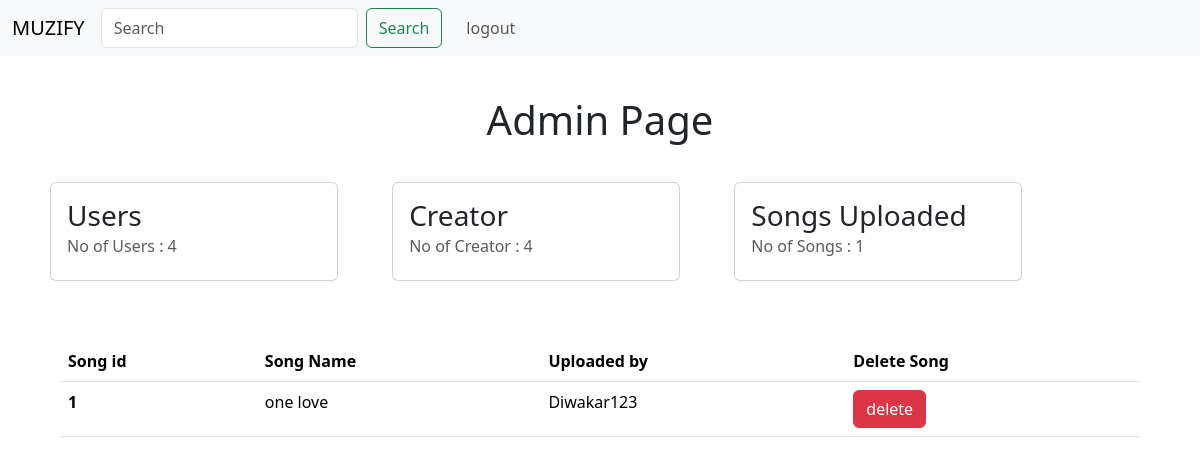
The app's page /admin (signed in) with its own data.
### models.py (models this page shows, shortened)
@dataclass
class Song(db.Model):
    id: int
    name: str
    album: str
    lyrics: str
    created_date: str
    user_id : int
    file: str
    __tablename__ ='song'
    id = db.Column(db.Integer, primary_key=True)
    name = db.Column(db.String(80), nullable=False)
    album = db.Column(db.String(80), nullable=False)
    lyrics = db.Column(db.String(512), nullable=True)
    created_date = db.Column(db.DateTime, default=datetime.utcnow)
    user_id = db.Column(db.Integer, db.ForeignKey('user.id'), nullable=False)
    file = db.Column(db.String(80), nullable=False)
    user = db.relationship('User', backref='songs', lazy=True)

@dataclass
class User(db.Model):
    id: int
    username: str
    passhash: str
    name: str
    is_admin: bool
    is_creator: bool
    __tablename__ = 'user'
    id = db.Column(db.Integer, primary_key=True)
    username = db.Column(db.String(80), unique=True, nullable=False)
    passhash = db.Column(db.String(80), nullable=False)
    name = db.Column(db.String(80), nullable=True)
    is_creator = db.Column(db.Boolean, nullable=False, default=False)
    is_admin = db.Column(db.Boolean, nullable=False, default=False)
    @property
    def password(self):
        raise AttributeError('You cannot read passwords')

### routes.py (the view)
@app.route('/admin')
@auth_required
def admin():
    user = User.query.all()
    user_count = User.query.count()
    creator_count = User.query.filter_by(is_creator=True).count()
    query = request.args.get('query')
    song_count = Song.query.count()
    if query:
        Songs = Song.query.filter(Song.name.like('%' + query + '%')).all()
    else:
        Songs= Song.query.all()
    return render_template('admin.html',
                           user=user,
                           song=Songs,
                           user_count=user_count,
                           creator_count=creator_count,
                           song_count=song_count)

### routes.py (called while the page is built)
def auth_required(func):
    @wraps(func)
    def inner(*args, **kwargs):
        if 'user_id' not in session:
            flash('Login required')
            return redirect(url_for('login'))
        return func(*args, **kwargs)
    return inner

### templates/admin.html (shortened to what this page needs)
{% extends "layout.html" %}
{% block content %}
<h1>Admin Page</h1>
<div class="card-row">
  <div class="card" style="width: 18rem;">
    <div class="card-body">
      <h3 class="card-title">Users</h3>
      <h6 class="card-subtitle mb-2 text-body-secondary">No of Users : {{ user_count }}</h6>
    </div>
  </div>
  <div class="card" style="width: 18rem;">
    <div class="card-body">
      <h3 class="card-title">Creator</h3>
      <h6 class="card-subtitle mb-2 text-body-secondary">No of Creator : {{ creator_count }}</h6>
    </div>
  </div>
    <div class="card" style="width: 18rem;">
      <div class="card-body">
        <h3 class="card-title">Songs Uploaded</h3>
        <h6 class="card-subtitle mb-2 text-body-secondary">No of Songs : {{ song_count }}</h6>
      </div>
    </div>
  </div>
  <div style="margin: 5%;">
  <table class="table">
    <thead>
      <tr>
        <th scope="col">Song id</th>
        <th scope="col">Song Name</th>
        <th scope="col">Uploaded by</th>
        <th scope="col">Delete Song</th>
      </tr>
    </thead>
    <tbody>
    {% for song in song %}
      <tr>
        <th scope="row">{{ song.id }}</th>
        <td>{{ song.name }}</td>
        {% for user in user %}
        {% if user.id == song.user_id %}
        <td>{{ user.username }}</td>
        {% endif %}
        {% endfor %}
        <td><a href="{{ url_for('delete', id=song.id) }}" class="delete"><button class="btn btn-danger">delete</button></a></td>
      </tr>
    {% endfor %}
    </tbody>
  </table>
</div>
{% endblock %}

### templates/layout.html (shortened to what this page needs)
<!DOCTYPE html>
<html lang="en">
<head>
    <link href="https://cdn.jsdelivr.net/npm/bootstrap@5.3.2/dist/css/bootstrap.min.css" rel="stylesheet">
</head>
<body>
    {% include 'nav.html' %}
    <div >
        {% block content %}
        {% endblock %}
    </div>
</body>
</html>

### templates/nav.html (shortened to what this page needs)
<nav class="navbar navbar-expand-lg bg-body-tertiary">
    <div class="container-fluid">
      <a class="navbar-brand" href="{{url_for('home')}}">MUZIFY</a>
      <div class="collapse navbar-collapse" id="navbarTogglerDemo02">
        <ul class="navbar-nav me-auto mb-2 mb-lg-0">
          {% if user %}
          <form class="d-flex" role="search">
            <input class="form-control me-2" type="text" id="query" name="query" placeholder="Search"  >
            <button class="btn btn-outline-success" type="submit">Search</button>
          </form>
          <li class="nav-item">
            <a class="nav-link" href="{{ url_for('profile') }}">{{user.username}}</a>
          </li>
          <li class="nav-item">
            <a class="nav-link" href="{{ url_for('logout') }}">logout</a>
          </li>
          {% endif %}
        </ul>
      </div>
    </div>
  </nav>

### templates/admin.html (style rules this page uses)
.card-row { padding: auto; display: inline-block; }
.card { padding: auto; margin-left: 50px; margin-top: 30px; display: inline-block; }
h1 { margin-top: 40px; text-align: center; }

### records on screen
Song: id "1", name "one love"
User: username "Diwakar123"

### other values on screen
{{ user_count }} "4"
{{ creator_count }} "4"
{{ song_count }} "1"
